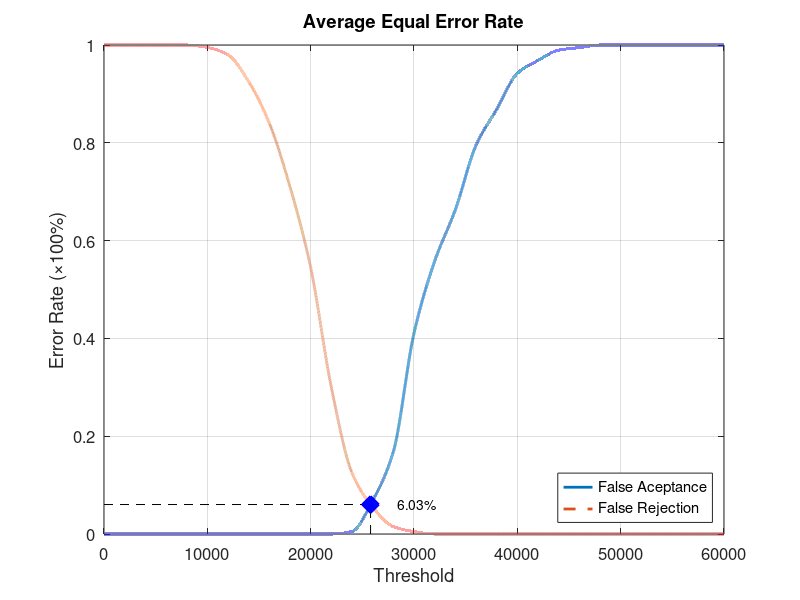
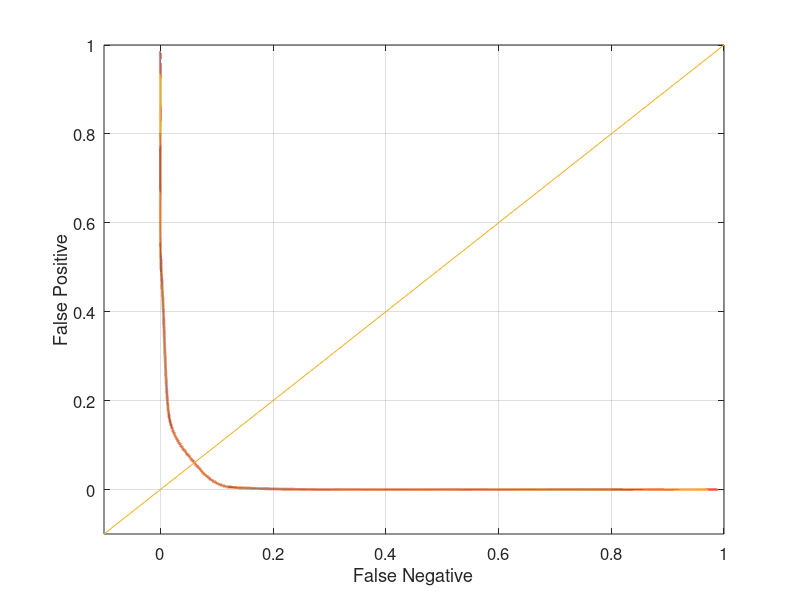

The MATLAB script that drew these images, in order:
function yEER = Database5_4
close all;
clear;
clc;
x = 0:2000:60000;
xq = 0:0.5:60000;

y0 = [0 0 0 0 0 0 0 0 0 0 0 0 0.00526316 0.0684211 0.168421 0.410526 0.557895 0.663158 0.794737 0.868421 0.942105 0.968421 0.989474 0.994737 1 1 1 1 1 1 1];
yy0 = interp1(x, y0, xq, 'pchip');
y1 = [1 1 1 1 1 0.995 0.98 0.925 0.84 0.71 0.545 0.3 0.125 0.055 0.015 0.005 0 0 0 0 0 0 0 0 0 0 0 0 0 0 0];
yy1 = interp1(x, y1, xq, 'pchip');

% Calculating EER: 
y2 = abs(y0 - y1);
find(y2 == min(y2))
yy2 = abs(yy0 - yy1);
xEER = find(yy2 == min(yy2));
xEERIndex = xq(xEER) % X-axis EER
yEER = yy0(xEER) % Y-axis EER

main = figure
plot(xq, yy0,'-','LineWidth', 2);	hold on
plot(xq, yy1,'--','LineWidth', 2);	hold on
plot([xEERIndex xEERIndex], [0 yEER], 'k--');	hold on
plot([0 xEERIndex], [yEER yEER], 'k--');	hold on
plot(xEERIndex, yEER, 'bx', 'LineWidth', 10);	hold on
text(xEERIndex + 10 * xEERIndex / 100, yEER, [num2str(round((10000 * yEER)) / 100) '%'])
legend('False Aceptance', 'False Rejection', 'Location', 'SouthEast')
xlabel('Threshold')
ylabel('Error Rate (\times100%)')
title('Average Equal Error Rate')
set(gca, 'FontSize', 12)
axis([0 60000 0 1])
grid on

print(main, 'Database5_4Main', '-dpng');
FNRxFPR = figure('Color', [1 1 1]);
plot(yy1, yy0, '-', yy1, yy0, 'LineWidth', 2);
hold on
y = -0.1:0.1:1
plot(y, y); 
set(gca, 'FontSize', 12)
xlabel('False Negative')
ylabel('False Positive')
axis([-0.1 1 -0.1 1])
set(gca, 'FontSize', 12)
grid on

print(FNRxFPR, 'Database5_4FNRxFPR','-dpng');
end
